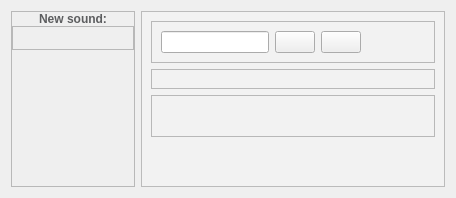
      <widget class="QWidget" name="tabSound">
       <attribute name="title">
        <string>Sounds</string>
       </attribute>
       <layout class="QHBoxLayout" name="horizontalLayout_8">
        <item>
         <widget class="QFrame" name="frame_4">
          <property name="sizePolicy">
           <sizepolicy hsizetype="Fixed" vsizetype="Preferred">
            <horstretch>0</horstretch>
            <verstretch>0</verstretch>
           </sizepolicy>
          </property>
          <property name="frameShape">
           <enum>QFrame::StyledPanel</enum>
          </property>
          <property name="frameShadow">
           <enum>QFrame::Raised</enum>
          </property>
          <layout class="QVBoxLayout" name="verticalLayout_4">
           <property name="spacing">
            <number>0</number>
           </property>
           <property name="leftMargin">
            <number>0</number>
           </property>
           <property name="topMargin">
            <number>0</number>
           </property>
           <property name="rightMargin">
            <number>0</number>
           </property>
           <property name="bottomMargin">
            <number>0</number>
           </property>
           <item>
            <widget class="QLabel" name="newSound">
             <property name="styleSheet">
              <string notr="true">font-weight: bold;
color: #5c5d5f;</string>
             </property>
             <property name="text">
              <string>New sound:</string>
             </property>
             <property name="alignment">
              <set>Qt::AlignCenter</set>
             </property>
            </widget>
           </item>
           <item>
            <widget class="QFrame" name="frame_6">
             <property name="frameShape">
              <enum>QFrame::StyledPanel</enum>
             </property>
             <property name="frameShadow">
              <enum>QFrame::Raised</enum>
             </property>
             <layout class="QHBoxLayout" name="horizontalLayout_9">
              <property name="spacing">
               <number>0</number>
              </property>
              <property name="leftMargin">
               <number>0</number>
              </property>
              <property name="topMargin">
               <number>0</number>
              </property>
              <property name="rightMargin">
               <number>0</number>
              </property>
              <property name="bottomMargin">
               <number>0</number>
              </property>
              <item>
               <widget class="QPushButton" name="soundFromLibrary">
                <property name="sizePolicy">
                 <sizepolicy hsizetype="Fixed" vsizetype="Fixed">
                  <horstretch>0</horstretch>
                  <verstretch>0</verstretch>
                 </sizepolicy>
                </property>
                <property name="text">
                 <string/>
                </property>
                <property name="icon">
                 <iconset resource="../resources/resources.qrc">
                  <normaloff>:/Assets/soundlibraryOff.png</normaloff>:/Assets/soundlibraryOff.png</iconset>
                </property>
                <property name="flat">
                 <bool>true</bool>
                </property>
               </widget>
              </item>
              <item>
               <widget class="QPushButton" name="soundFromRecord">
                <property name="sizePolicy">
                 <sizepolicy hsizetype="Fixed" vsizetype="Fixed">
                  <horstretch>0</horstretch>
                  <verstretch>0</verstretch>
                 </sizepolicy>
                </property>
                <property name="text">
                 <string/>
                </property>
                <property name="icon">
                 <iconset resource="../resources/resources.qrc">
                  <normaloff>:/Assets/recordOff.png</normaloff>:/Assets/recordOff.png</iconset>
                </property>
                <property name="flat">
                 <bool>true</bool>
                </property>
               </widget>
              </item>
              <item>
               <widget class="QPushButton" name="soundFromFile">
                <property name="sizePolicy">
                 <sizepolicy hsizetype="Fixed" vsizetype="Fixed">
                  <horstretch>0</horstretch>
                  <verstretch>0</verstretch>
                 </sizepolicy>
                </property>
                <property name="text">
                 <string/>
                </property>
                <property name="icon">
                 <iconset resource="../resources/resources.qrc">
                  <normaloff>:/Assets/importOff.png</normaloff>:/Assets/importOff.png</iconset>
                </property>
                <property name="flat">
                 <bool>true</bool>
                </property>
               </widget>
              </item>
             </layout>
            </widget>
           </item>
           <item>
            <widget class="SoundSelect" name="soundSelect" native="true">
             <property name="sizePolicy">
              <sizepolicy hsizetype="Preferred" vsizetype="Expanding">
               <horstretch>0</horstretch>
               <verstretch>0</verstretch>
              </sizepolicy>
             </property>
            </widget>
           </item>
           <item>
            <spacer name="verticalSpacer">
             <property name="orientation">
              <enum>Qt::Vertical</enum>
             </property>
             <property name="sizeHint" stdset="0">
              <size>
               <width>20</width>
               <height>40</height>
              </size>
             </property>
            </spacer>
           </item>
          </layout>
         </widget>
        </item>
        <item>
         <widget class="QFrame" name="audioArea">
          <property name="sizePolicy">
           <sizepolicy hsizetype="Expanding" vsizetype="Preferred">
            <horstretch>0</horstretch>
            <verstretch>0</verstretch>
           </sizepolicy>
          </property>
          <property name="styleSheet">
           <string notr="true">QFrame#audioArea
{
	background-color: rgb(242, 242, 242);
}</string>
          </property>
          <property name="frameShape">
           <enum>QFrame::StyledPanel</enum>
          </property>
          <property name="frameShadow">
           <enum>QFrame::Raised</enum>
          </property>
          <layout class="QVBoxLayout" name="verticalLayout_5">
           <item>
            <widget class="QFrame" name="frame_7">
             <property name="frameShape">
              <enum>QFrame::StyledPanel</enum>
             </property>
             <property name="frameShadow">
              <enum>QFrame::Raised</enum>
             </property>
             <layout class="QHBoxLayout" name="horizontalLayout_10">
              <item>
               <widget class="QLineEdit" name="lineEdit_2">
                <property name="sizePolicy">
                 <sizepolicy hsizetype="Fixed" vsizetype="Fixed">
                  <horstretch>0</horstretch>
                  <verstretch>0</verstretch>
                 </sizepolicy>
                </property>
               </widget>
              </item>
              <item>
               <widget class="QPushButton" name="pushButton_10">
                <property name="sizePolicy">
                 <sizepolicy hsizetype="Fixed" vsizetype="Fixed">
                  <horstretch>0</horstretch>
                  <verstretch>0</verstretch>
                 </sizepolicy>
                </property>
                <property name="text">
                 <string/>
                </property>
                <property name="icon">
                 <iconset resource="../resources/resources.qrc">
                  <normaloff>:/Assets/undoOff.png</normaloff>:/Assets/undoOff.png</iconset>
                </property>
               </widget>
              </item>
              <item>
               <widget class="QPushButton" name="pushButton_9">
                <property name="sizePolicy">
                 <sizepolicy hsizetype="Fixed" vsizetype="Fixed">
                  <horstretch>0</horstretch>
                  <verstretch>0</verstretch>
                 </sizepolicy>
                </property>
                <property name="text">
                 <string/>
                </property>
                <property name="icon">
                 <iconset resource="../resources/resources.qrc">
                  <normaloff>:/Assets/redoOff.png</normaloff>:/Assets/redoOff.png</iconset>
                </property>
               </widget>
              </item>
              <item>
               <spacer name="horizontalSpacer_4">
                <property name="orientation">
                 <enum>Qt::Horizontal</enum>
                </property>
                <property name="sizeHint" stdset="0">
                 <size>
                  <width>40</width>
                  <height>20</height>
                 </size>
                </property>
               </spacer>
              </item>
             </layout>
            </widget>
           </item>
           <item>
            <widget class="QFrame" name="frame_8">
             <property name="frameShape">
              <enum>QFrame::StyledPanel</enum>
             </property>
             <property name="frameShadow">
              <enum>QFrame::Raised</enum>
             </property>
             <layout class="QHBoxLayout" name="horizontalLayout_11">
              <item>
               <widget class="QWidget" name="widget_3" native="true"/>
              </item>
              <item>
               <widget class="QWidget" name="waveFormPlot" native="true">
                <property name="sizePolicy">
                 <sizepolicy hsizetype="Expanding" vsizetype="Preferred">
                  <horstretch>0</horstretch>
                  <verstretch>0</verstretch>
                 </sizepolicy>
                </property>
               </widget>
              </item>
             </layout>
            </widget>
           </item>
           <item>
            <widget class="QFrame" name="frame_9">
             <property name="frameShape">
              <enum>QFrame::StyledPanel</enum>
             </property>
             <property name="frameShadow">
              <enum>QFrame::Raised</enum>
             </property>
             <layout class="QHBoxLayout" name="horizontalLayout_12">
              <item>
               <widget class="QPushButton" name="pushButton_11">
                <property name="minimumSize">
                 <size>
                  <width>0</width>
                  <height>0</height>
                 </size>
                </property>
                <property name="text">
                 <string/>
                </property>
                <property name="icon">
                 <iconset resource="../resources/resources.qrc">
                  <normaloff>:/Assets/playOff.png</normaloff>:/Assets/playOff.png</iconset>
                </property>
                <property name="flat">
                 <bool>true</bool>
                </property>
               </widget>
              </item>
              <item>
               <widget class="QPushButton" name="pushButton_12">
                <property name="minimumSize">
                 <size>
                  <width>0</width>
                  <height>0</height>
                 </size>
                </property>
                <property name="text">
                 <string/>
                </property>
                <property name="icon">
                 <iconset resource="../resources/resources.qrc">
                  <normaloff>:/Assets/soundStopOff.png</normaloff>:/Assets/soundStopOff.png</iconset>
                </property>
                <property name="flat">
                 <bool>true</bool>
                </property>
               </widget>
              </item>
              <item>
               <widget class="QPushButton" name="pushButton_14">
                <property name="minimumSize">
                 <size>
                  <width>0</width>
                  <height>0</height>
                 </size>
                </property>
                <property name="text">
                 <string/>
                </property>
                <property name="icon">
                 <iconset resource="../resources/resources.qrc">
                  <normaloff>:/Assets/pauseOff.png</normaloff>:/Assets/pauseOff.png</iconset>
                </property>
                <property name="flat">
                 <bool>true</bool>
                </property>
               </widget>
              </item>
              <item>
               <widget class="QPushButton" name="pushButton_15">
                <property name="minimumSize">
                 <size>
                  <width>0</width>
                  <height>0</height>
                 </size>
                </property>
                <property name="text">
                 <string/>
                </property>
                <property name="icon">
                 <iconset resource="../resources/resources.qrc">
                  <normaloff>:/Assets/rewindOff.png</normaloff>:/Assets/rewindOff.png</iconset>
                </property>
                <property name="flat">
                 <bool>true</bool>
                </property>
               </widget>
              </item>
              <item>
               <widget class="QPushButton" name="pushButton_13">
                <property name="minimumSize">
                 <size>
                  <width>0</width>
                  <height>0</height>
                 </size>
                </property>
                <property name="text">
                 <string/>
                </property>
                <property name="icon">
                 <iconset resource="../resources/resources.qrc">
                  <normaloff>:/Assets/forwardOff.png</normaloff>:/Assets/forwardOff.png</iconset>
                </property>
                <property name="flat">
                 <bool>true</bool>
                </property>
               </widget>
              </item>
              <item>
               <spacer name="horizontalSpacer_5">
                <property name="orientation">
                 <enum>Qt::Horizontal</enum>
                </property>
                <property name="sizeHint" stdset="0">
                 <size>
                  <width>40</width>
                  <height>20</height>
                 </size>
                </property>
               </spacer>
              </item>
             </layout>
            </widget>
           </item>
           <item>
            <spacer name="verticalSpacer_3">
             <property name="orientation">
              <enum>Qt::Vertical</enum>
             </property>
             <property name="sizeHint" stdset="0">
              <size>
               <width>20</width>
               <height>40</height>
              </size>
             </property>
            </spacer>
           </item>
          </layout>
         </widget>
        </item>
       </layout>
      </widget>
